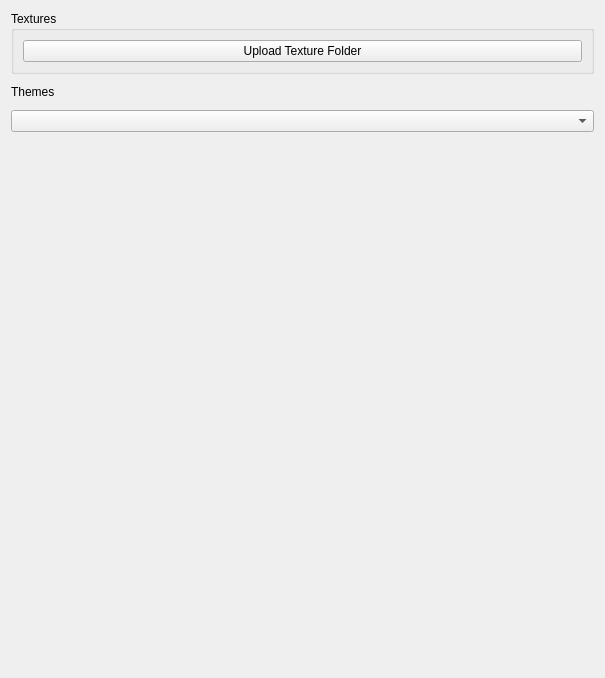
<?xml version="1.0" encoding="UTF-8"?>
<ui version="4.0">
 <class>OCC::ThemeSettings</class>
 <widget class="QWidget" name="OCC::ThemeSettings">
  <property name="geometry">
   <rect>
    <x>0</x>
    <y>0</y>
    <width>605</width>
    <height>678</height>
   </rect>
  </property>
  <property name="windowTitle">
   <string notr="true">Form</string>
  </property>
  <layout class="QGridLayout" name="gridLayout_3">
   <item row="0" column="0">
    <widget class="QGroupBox" name="texturesGroupBox">
     <property name="title">
      <string>Textures</string>
     </property>
     <layout class="QVBoxLayout" name="verticalLayout_4">
      <property name="leftMargin">
       <number>9</number>
      </property>
      <property name="topMargin">
       <number>9</number>
      </property>
      <property name="rightMargin">
       <number>9</number>
      </property>
      <property name="bottomMargin">
       <number>9</number>
      </property>
      <item>
       <widget class="QPushButton" name="themeButton">
        <property name="text">
         <string>Upload Texture Folder</string>
        </property>
       </widget>
      </item>
     </layout>
    </widget>
   </item>
   <item row="2" column="0">
    <spacer name="verticalSpacer">
     <property name="orientation">
      <enum>Qt::Vertical</enum>
     </property>
     <property name="sizeHint" stdset="0">
      <size>
       <width>20</width>
       <height>0</height>
      </size>
     </property>
    </spacer>
   </item>
   <item row="1" column="0">
    <layout class="QVBoxLayout" name="verticalLayout">
     <property name="topMargin">
      <number>5</number>
     </property>
     <item>
      <widget class="QLabel" name="label">
       <property name="text">
        <string>Themes</string>
       </property>
      </widget>
     </item>
     <item>
      <layout class="QHBoxLayout" name="horizontalLayout_2">
       <property name="topMargin">
        <number>5</number>
       </property>
       <item>
        <widget class="QComboBox" name="comboBox"/>
       </item>
      </layout>
     </item>
    </layout>
   </item>
  </layout>
 </widget>
 <resources/>
 <connections/>
</ui>
